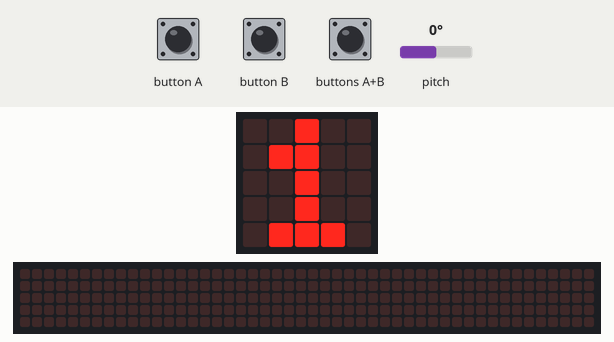
Simulated run of this program. Board: BBC micro:bit (MakeCode). Parts: the board's 5×5 LED display, a strip that is not on the board, showing the scrolling text unrolled. The test bench sets the inputs (shaded band); at power-on: pitch 0°. Dim RGB values are drawn brighter than linear; random numbers come from a fixed seed; the 48×5 strip is a reading aid, not a part: it shows the text the display is scrolling, unrolled, one strip-width of it at a time.

Above: at 2.9 s.
3.0 s: pitch set to -172°
At 3.12 s:
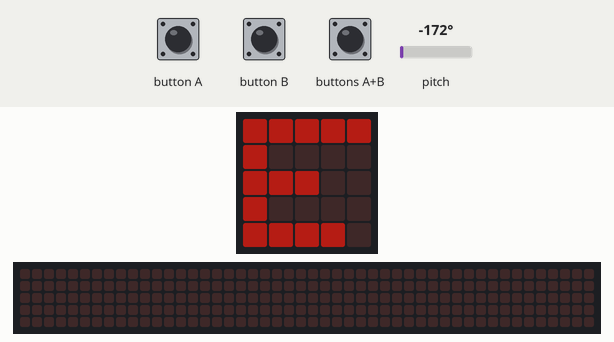
At 4.2 s:
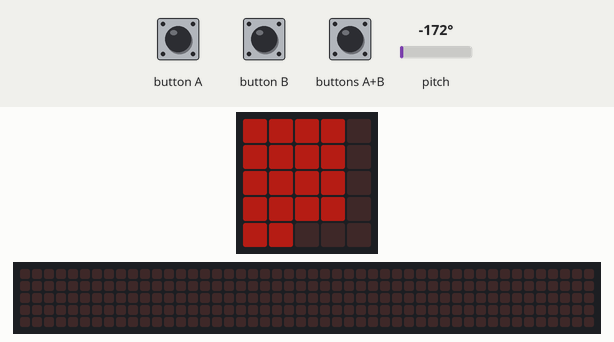
5.3 s: button B pressed for 0.15 s
6.0 s: pitch set to 90°
At 6.14 s:
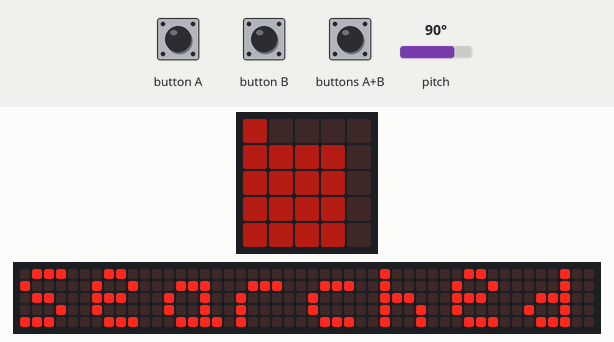
7.9 s: pitch set to -90°
At 8.69 s:
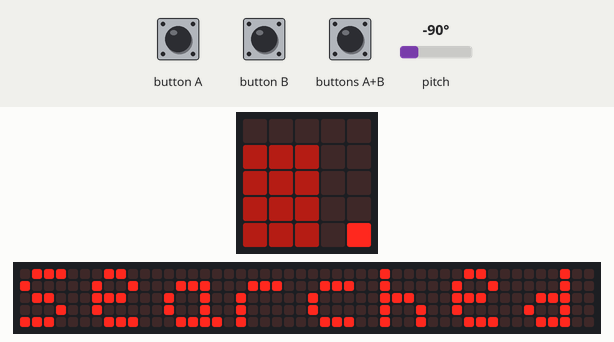
9.9 s: button A pressed for 0.15 s
10.6 s: button B pressed for 0.15 s
Timing chart, 0 to 13.6 s (numbered marks = the images above; inputs shaded):
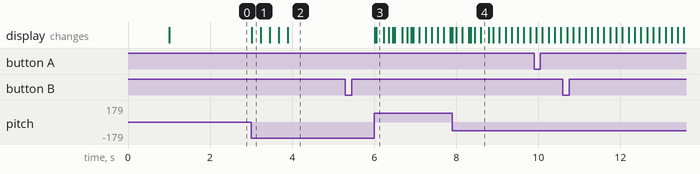

The program:

main.ts
```typescript
input.onButtonPressed(Button.A, function () {
    cnt += 1
    if (cnt >= algorithm.length) {
        cnt = 0
    }
    basic.showString(algorithm[cnt].charAt(0))
    for (let y = 0; y <= 4; y++) {
        onLED(y + indexLED, 64)
    }
})
function doBinarySearch () {
    doSort(0, LEN - 1)
    for (let y = 0; y <= 4; y++) {
        onLED(y + indexLED, 64)
    }
    pl = 0
    pr = LEN - 1
    while (true) {
        pc = Math.trunc((pl + pr) / 2)
        onLED(pc, 255)
        basic.pause(200)
        onLED(pc, 64)
        if (ls[pc] == key) {
            return pc
        } else if (ls[pc] < key) {
            pl = pc + 1
        } else {
            pr = pc - 1
        }
        if (pl > pr) {
            break;
        }
    }
    return -1
}
function doSort (left: number, right: number) {
    pl = left
    pr = right
    p = ls[Math.trunc((pl + pr) / 2)]
    while (true) {
        while (ls[pl] < p) {
            pl += 1
        }
        while (ls[pr] > p) {
            pr += -1
        }
        if (pl <= pr) {
            temp = ls[pl]
            ls[pl] = ls[pr]
            ls[pr] = temp
            pl += 1
            pr += -1
        }
        if (pl > pr) {
            break;
        }
    }
    if (left < pr) {
        doSort(left, pr)
    }
    if (pl < right) {
        doSort(pl, right)
    }
}
function onLED (row: number, brightness: number) {
    for (let x = 0; x <= MAX_NUM - 1; x++) {
        led.unplot(x, row - indexLED)
        if (x < ls[row]) {
            led.plotBrightness(x, row - indexLED, brightness)
        }
    }
}
input.onButtonPressed(Button.AB, function () {
    angle = input.rotation(Rotation.Pitch)
})
input.onButtonPressed(Button.B, function () {
    if (algorithm[cnt] == "Sentinel") {
        ans = doSentinelSearch()
    } else {
        ans = doBinarySearch()
    }
    basic.showString("Searched")
    basic.showNumber(ans + 1)
})
function doSentinelSearch () {
    ls.push(key)
    i = 0
    while (true) {
        onLED(i, 255)
        basic.pause(200)
        onLED(i, 64)
        if (ls[i] == key) {
            break;
        }
        i += 1
    }
    if (i == LEN) {
        return -1
    } else {
        return i
    }
}
let i = 0
let ans = 0
let temp = 0
let p = 0
let pc = 0
let pr = 0
let pl = 0
let algorithm: string[] = []
let cnt = 0
let key = 0
let indexLED = 0
let angle = 0
let ls: number[] = []
let MAX_NUM = 0
let LEN = 0
LEN = 10
MAX_NUM = 5
ls = []
for (let index = 0; index < LEN; index++) {
    ls.push(randint(1, MAX_NUM))
}
angle = input.rotation(Rotation.Pitch)
indexLED = 0
for (let y = 0; y <= 4; y++) {
    onLED(y + indexLED, 64)
}
basic.pause(1000)
key = randint(1, MAX_NUM)
basic.showNumber(key)
cnt = 0
algorithm = ["Sentinel", "Binary"]
basic.forever(function () {
    if (input.rotation(Rotation.Pitch) > angle + 15 && indexLED > 0) {
        indexLED += -1
        for (let y = 0; y <= 4; y++) {
            onLED(y + indexLED, 64)
        }
        basic.pause(200)
    }
    if (input.rotation(Rotation.Pitch) < angle - 15 && indexLED < LEN - 5) {
        indexLED += 1
        for (let y = 0; y <= 4; y++) {
            onLED(y + indexLED, 64)
        }
        basic.pause(200)
    }
})
```

test.ts
```typescript
// テストはここに来ます。このパッケージが拡張機能として使用されるときにはコンパイルされません。
```

Measured:
- after the input at 3.0 s, the display: changes at once (image 1)
- after the input at 5.3 s, every drawn part: stays the same
